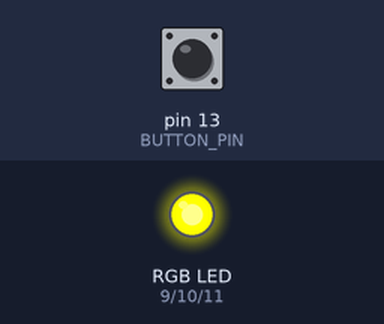
A sketch run on a simulated Arduino Uno, built with avr-gcc and run on an emulated ATmega328P. On the bench: an RGB LED mixed from three pins (HIGH = lit). Dashed ring = blinking. The test bench sets the inputs (shaded band); at power-on: pin 13 (BUTTON_PIN) LOW. Dim RGB values are drawn brighter than linear; what the sketch prints to the serial monitor is not drawn.

Above: at 1.2 s.
1.3 s: pin 13 (BUTTON_PIN) pulled HIGH for 0.15 s
At 2.0 s:
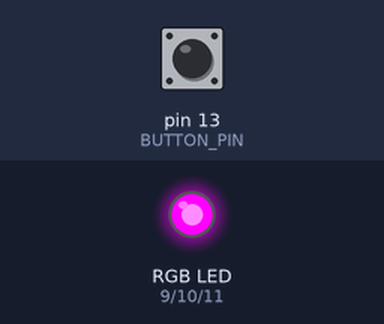
3.6 s: pin 13 (BUTTON_PIN) pulled HIGH for 1 s
At 4.4 s:
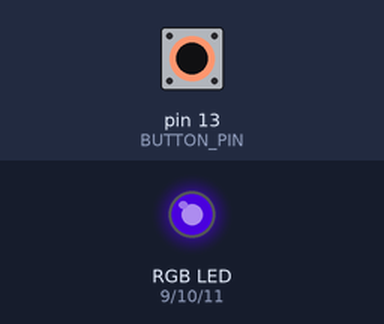
6.8 s: pin 13 (BUTTON_PIN) pulled HIGH for 0.15 s
At 6.87 s:
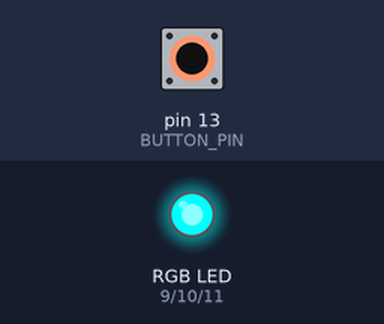
8.4 s: pin 13 (BUTTON_PIN) pulled HIGH for 3.2 s
At 13.1 s:
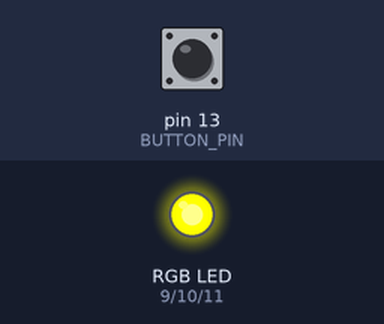
13.8 s: pin 13 (BUTTON_PIN) pulsed HIGH 2 times (0.12 s each, 0.3 s apart)
At 14.01 s:
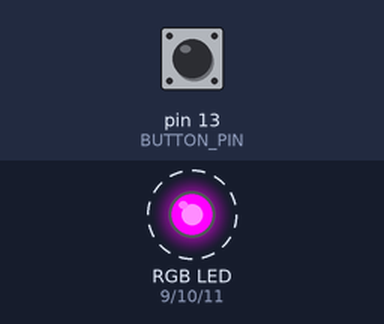
16.4 s: pin 13 (BUTTON_PIN) pulsed HIGH 5 times (0.12 s each, 0.3 s apart)
At 16.46 s:
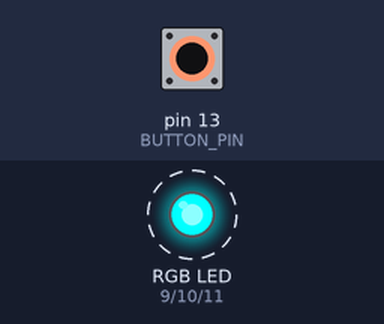
Timing chart, 0 to 20.0 s (numbered marks = the images above; inputs shaded):
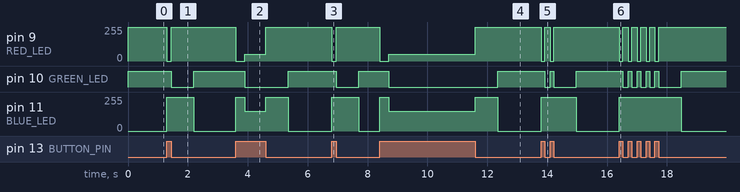

The sketch:

morse_serial.ino
```cpp
const int RED_LED = 9;
const int GREEN_LED = 10;
const int BLUE_LED = 11;

const int BUTTON_PIN = 13;

#define ON LOW
#define OFF HIGH
#define DEPRESSED HIGH

const int dot_time = 300;
const int word_interval = 750;

void setup() {
  Serial.begin(9600);

  pinMode(RED_LED, OUTPUT);
  pinMode(GREEN_LED, OUTPUT);
  pinMode(BLUE_LED, OUTPUT);
  turnOffAllLEDs();

  pinMode(BUTTON_PIN, INPUT);

  randomSeed(analogRead(0));
}

enum state_t { waiting, reading, dot, dash };
state_t state = waiting;
state_t prev_state = reading;
unsigned long press_start = 0;
unsigned long read_end = 0;
String seq = "";

void loop() {
  unsigned long curr_time = millis();

  // STATE MACHINE FOR READING
  if (digitalRead(BUTTON_PIN) == DEPRESSED) {
    if (state == waiting || state == reading) {
      press_start = millis();
      state = dot;
    } else if (state == dot) {
      if (curr_time > press_start + dot_time) {
        state = dash;
      }
    }
  } else {
    if (state == dot) {
      // Serial.print(".");
      seq = seq + ".";
      state = reading;
      read_end = curr_time;
    } else if (state == dash) {
      // Serial.print("_");
      seq = seq + "_";
      state = reading;
      read_end = curr_time;
    } else if (state == reading) {
      if (curr_time > read_end + word_interval) {
        Serial.print(morseToChar(seq));
        // Arduino Uno does not by default do keyboard emulation
        //  to use with Arduino Leonardo/ other, change it to Keyboard.print
        //  and add Keyboard.begin() in setup().
        seq = "";
        state = waiting;
        // Serial.print('\n');
      }
    }
  }

  // Update LED if necessary
  if (prev_state != state) {
    turnOffAllLEDs();
    if (state == waiting) {
      digitalWrite(BLUE_LED, ON);
    } else if (state == reading) {
      digitalWrite(GREEN_LED, ON);
    } else if (state == dot) {
      digitalWrite(RED_LED, ON);
    } else if (state == dash) {
      analogWrite(RED_LED, 50);
      analogWrite(GREEN_LED, 0);
      analogWrite(BLUE_LED, 150);
    }
    prev_state = state;
  }
}

void turnOffAllLEDs() {
    digitalWrite(RED_LED, OFF);
    digitalWrite(GREEN_LED, OFF);
    digitalWrite(BLUE_LED, OFF);
}
char morseToChar(String seq) {
  if (seq == "._") {
    return 'a';
  } else if (seq == "_...") {
    return 'b';
  } else if (seq == "_._.") {
    return 'c';
  } else if (seq == "_..") {
    return 'd';
  } else if (seq == ".") {
    return 'e';
  } else if (seq == ".._.") {
    return 'f';
  } else if (seq == "__.") {
    return 'g';
  } else if (seq == "....") {
    return 'h';
  } else if (seq == "..") {
    return 'i';
  } else if (seq == ".___") {
    return 'j';
  } else if (seq == "_._") {
    return 'k';
  } else if (seq == "._..") {
    return 'l';
  } else if (seq == "__") {
    return 'm';
  } else if (seq == "_.") {
    return 'n';
  } else if (seq == "___") {
    return 'o';
  } else if (seq == ".__.") {
    return 'p';
  } else if (seq == "__._") {
    return 'q';
  } else if (seq == "._.") {
    return 'r';
  } else if (seq == "...") {
    return 's';
  } else if (seq == "_") {
    return 't';
  } else if (seq == ".._") {
    return 'u';
  } else if (seq == "..._") {
    return 'v';
  } else if (seq == ".__") {
    return 'w';
  } else if (seq == "_.._") {
    return 'x';
  } else if (seq == "_.__") {
    return 'y';
  } else if (seq == "__..") {
    return 'z';
  } else if (seq == ".____") {
    return '1';
  } else if (seq == "..___") {
    return '2';
  } else if (seq == "...__") {
    return '3';
  } else if (seq == "...._") {
    return '4';
  } else if (seq == ".....") {
    return '5';
  } else if (seq == "_....") {
    return '6';
  } else if (seq == "__...") {
    return '7';
  } else if (seq == "___..") {
    return '8';
  } else if (seq == "____.") {
    return '9';
  } else if (seq == "_____") {
    return '0';
  } else {
    return '#'; // Error character
  }
}
```

Measured:
- after the input at 1.3 s, pin 9 (RED_LED): 255/255 → 0/255 at once, → 255/255 0.15 s later; pin 10 (GREEN_LED): HIGH → LOW after 0.15 s, → HIGH 0.75 s later; pin 11 (BLUE_LED): 0/255 → 255/255 at once, → 0/255 0.90 s later
- after the input at 3.6 s, pin 9 (RED_LED): 255/255 → 0/255 at once, → 50/255 0.30 s later, → 255/255 0.70 s later; pin 10 (GREEN_LED): HIGH → LOW after 0.30 s, → HIGH 1.5 s later; pin 11 (BLUE_LED): 0/255 → 255/255 at once, → 150/255 0.30 s later, → 255/255 0.70 s later, → 0/255 0.75 s later
- after the input at 6.8 s, pin 9 (RED_LED): 255/255 → 0/255 at once, → 255/255 0.15 s later; pin 10 (GREEN_LED): HIGH → LOW after 0.15 s, → HIGH 0.75 s later; pin 11 (BLUE_LED): 0/255 → 255/255 at once, → 0/255 0.90 s later
- after the input at 8.4 s, pin 9 (RED_LED): 255/255 → 0/255 at once, → 50/255 0.30 s later, → 255/255 2.9 s later; pin 10 (GREEN_LED): HIGH → LOW after 0.30 s, → HIGH 3.6 s later; pin 11 (BLUE_LED): 0/255 → 255/255 at once, → 150/255 0.30 s later, → 255/255 2.9 s later, → 0/255 0.75 s later
- after the input at 13.8 s, pin 9 (RED_LED): alternates 255/255 for 0.18 s and 0/255 for 0.12 s, 4 changes in all, then stays 255/255, starting at once; pin 10 (GREEN_LED): HIGH → LOW after 0.12 s, → HIGH 0.18 s later, → LOW 0.12 s later, → HIGH 0.75 s later; pin 11 (BLUE_LED): 0/255 → 255/255 at once, → 0/255 1.2 s later
- after the input at 16.4 s, pin 9 (RED_LED): alternates 255/255 for 0.18 s and 0/255 for 0.12 s, 10 changes in all, then stays 255/255, starting at once; pin 10 (GREEN_LED): goes 4 × (LOW 0.18 s, HIGH 0.12 s), LOW 0.75 s, then HIGH, starting after 0.12 s; pin 11 (BLUE_LED): 0/255 → 255/255 at once, → 0/255 2.1 s later
